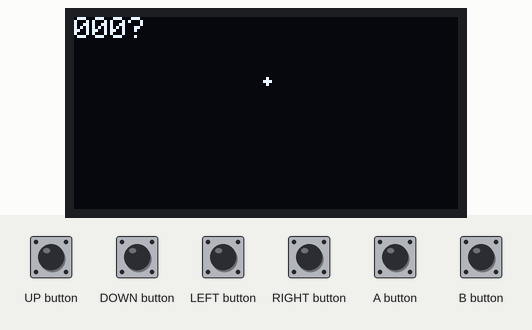
A sketch run on a simulated Arduboy, built with avr-gcc and run on an emulated ATmega32U4. Shown: 128×64 one-colour display. The test bench sets the inputs (shaded band).

Above: at 1.2 s.
1.3 s: LEFT button pressed for 1 s
At 1.45 s:
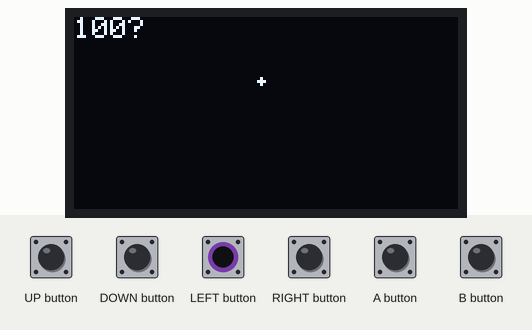
3.8 s: RIGHT button pressed for 0.15 s
At 3.88 s:
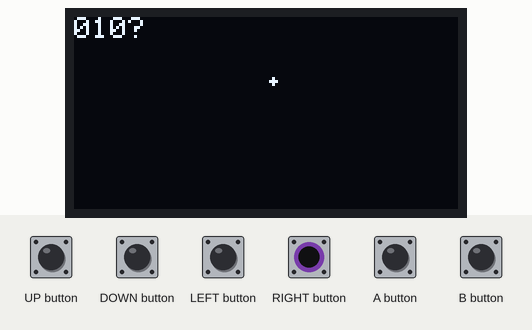
5.4 s: A button pressed for 0.15 s
At 6.6 s:
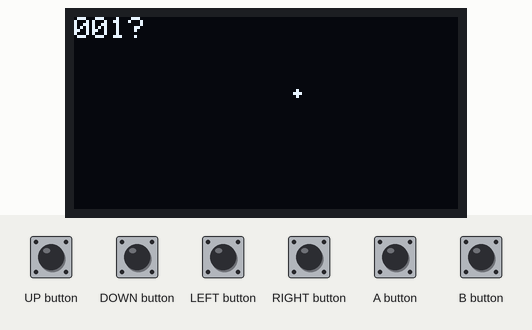
7.0 s: LEFT button pressed for 0.15 s
At 7.08 s:
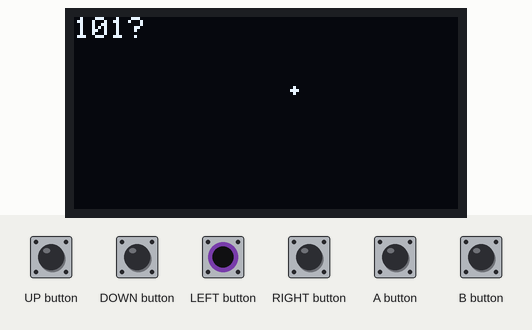
8.6 s: RIGHT button pressed for 1 s
At 8.76 s:
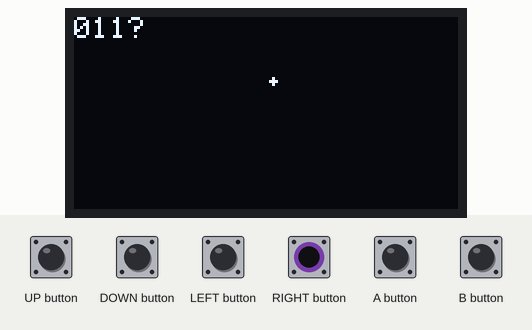
Timing chart, 0 to 11.6 s (numbered marks = the images above; inputs shaded):
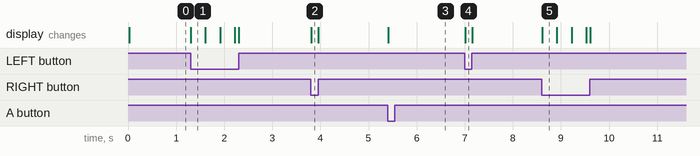

The sketch:

ardugon.ino
```cpp
#include <Arduboy2.h>
#include <Arduboy2Core.h>
#include "globals.h"
#include "image_data.h"
#include "playerClass.cpp"

Player playerObj;

void setup() {
  // put your setup code here, to run once:
  ab.begin();
  ab.setFrameRate(60);
}

void loop() {
  if(!(ab.nextFrame()))
    return;
  // put your main code here, to run repeatedly:
  ab.clear();
  playerObj.updatePlayer(ab);
  playerObj.draw(ab, playerSpr);
  ab.display();
}
```

globals.h
```cpp
Arduboy2 ab;
```

image_data.h
```cpp
PROGMEM const unsigned char playerSpr[] = {
  0b010,
  0b111,
  0b010,
};
```

playerClass.cpp
```cpp
#include <Arduboy2.h>

#define START_X 63;
#define START_Y 20;
#define CENTRE_X 64;
#define CENTRE_Y 32

class Player{
  public:
    float x = START_X;
    float x1 = x;
    float y = START_Y;
    float y1 = y;
    float theta = 0;
    bool rotateClock = false;
    bool rotateAnti = false;
    bool resetRound = false;


  void handleInput(Arduboy2 ab){
    if (ab.pressed(LEFT_BUTTON)){
      rotateAnti = true;
    }
    if (ab.pressed(RIGHT_BUTTON)){
      rotateClock = true;
    }
    if (ab.pressed(A_BUTTON)){
      resetRound = true;
    }
    if (ab.notPressed(LEFT_BUTTON)){
      rotateAnti = false;
    }
    if (ab.notPressed(RIGHT_BUTTON)){
      rotateClock = false;
    }
  }

  void draw(Arduboy2 ab, char* sprite){
    ab.drawBitmap(x,y,sprite,3,3,WHITE);
  }

  void updatePlayer(Arduboy2 ab){
    handleInput(ab);

    if (rotateAnti){
      theta = -0.1;
      x = x-CENTRE_X;
      y = y-CENTRE_Y;
      x1 = x*cos(theta)-y*sin(theta);
      y1 = y*cos(theta)+x*sin(theta);
      x = x1 + CENTRE_X;
      y = y1 + CENTRE_Y;
    }
    if (rotateClock){
      theta = 0.1;
      x = x-CENTRE_X;
      y = y-CENTRE_Y;
      x1 = x*cos(theta)-y*sin(theta);
      y1 = y*cos(theta)+x*sin(theta);
      x = x1 + CENTRE_X;
      y = y1 + CENTRE_Y;
    }

    ab.setCursor(0,0);
    char port[15];
    sprintf(port,"%d%d%d%f",rotateAnti,rotateClock,resetRound,theta);
    ab.print(port);
  }
};
```

Measured:
- after the input at 1.3 s, the display: changes at once (image 1)
- after the input at 3.8 s, the display: changes at once (image 2)
- after the input at 5.4 s, the display: changes at once (image 3)
- after the input at 7.0 s, the display: changes at once (image 4)
- after the input at 8.6 s, the display: changes at once (image 5)
